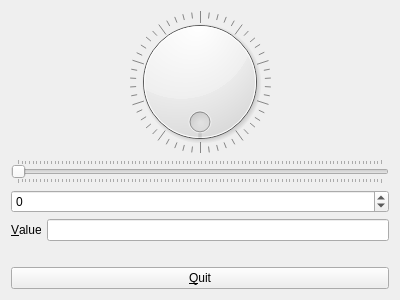
<?xml version="1.0" encoding="UTF-8"?>
<ui version="4.0">
 <class>Widget</class>
 <widget class="QWidget" name="Widget">
  <property name="geometry">
   <rect>
    <x>0</x>
    <y>0</y>
    <width>400</width>
    <height>300</height>
   </rect>
  </property>
  <property name="windowTitle">
   <string>Widget</string>
  </property>
  <layout class="QVBoxLayout" name="verticalLayout">
   <item>
    <widget class="QDial" name="dial">
     <property name="wrapping">
      <bool>true</bool>
     </property>
     <property name="notchesVisible">
      <bool>true</bool>
     </property>
    </widget>
   </item>
   <item>
    <widget class="QSlider" name="horizontalSlider">
     <property name="orientation">
      <enum>Qt::Horizontal</enum>
     </property>
     <property name="tickPosition">
      <enum>QSlider::TicksBothSides</enum>
     </property>
    </widget>
   </item>
   <item>
    <widget class="QSpinBox" name="spinBox">
     <property name="wrapping">
      <bool>true</bool>
     </property>
    </widget>
   </item>
   <item>
    <layout class="QHBoxLayout" name="horizontalLayout">
     <item>
      <widget class="QLabel" name="label">
       <property name="text">
        <string>&amp;Value</string>
       </property>
       <property name="buddy">
        <cstring>lineEdit</cstring>
       </property>
      </widget>
     </item>
     <item>
      <widget class="QLineEdit" name="lineEdit">
       <property name="inputMask">
        <string>99</string>
       </property>
      </widget>
     </item>
    </layout>
   </item>
   <item>
    <spacer name="verticalSpacer">
     <property name="orientation">
      <enum>Qt::Vertical</enum>
     </property>
     <property name="sizeType">
      <enum>QSizePolicy::Maximum</enum>
     </property>
     <property name="sizeHint" stdset="0">
      <size>
       <width>20</width>
       <height>20</height>
      </size>
     </property>
    </spacer>
   </item>
   <item>
    <widget class="QPushButton" name="pushButton">
     <property name="text">
      <string>&amp;Quit</string>
     </property>
    </widget>
   </item>
  </layout>
 </widget>
 <layoutdefault spacing="6" margin="11"/>
 <resources/>
 <connections>
  <connection>
   <sender>dial</sender>
   <signal>valueChanged(int)</signal>
   <receiver>horizontalSlider</receiver>
   <slot>setValue(int)</slot>
   <hints>
    <hint type="sourcelabel">
     <x>65</x>
     <y>68</y>
    </hint>
    <hint type="destinationlabel">
     <x>73</x>
     <y>124</y>
    </hint>
   </hints>
  </connection>
  <connection>
   <sender>horizontalSlider</sender>
   <signal>valueChanged(int)</signal>
   <receiver>spinBox</receiver>
   <slot>setValue(int)</slot>
   <hints>
    <hint type="sourcelabel">
     <x>122</x>
     <y>126</y>
    </hint>
    <hint type="destinationlabel">
     <x>120</x>
     <y>155</y>
    </hint>
   </hints>
  </connection>
  <connection>
   <sender>spinBox</sender>
   <signal>valueChanged(int)</signal>
   <receiver>dial</receiver>
   <slot>setValue(int)</slot>
   <hints>
    <hint type="sourcelabel">
     <x>240</x>
     <y>153</y>
    </hint>
    <hint type="destinationlabel">
     <x>246</x>
     <y>96</y>
    </hint>
   </hints>
  </connection>
  <connection>
   <sender>spinBox</sender>
   <signal>valueChanged(QString)</signal>
   <receiver>lineEdit</receiver>
   <slot>setText(QString)</slot>
   <hints>
    <hint type="sourcelabel">
     <x>187</x>
     <y>162</y>
    </hint>
    <hint type="destinationlabel">
     <x>198</x>
     <y>197</y>
    </hint>
   </hints>
  </connection>
  <connection>
   <sender>pushButton</sender>
   <signal>clicked()</signal>
   <receiver>Widget</receiver>
   <slot>close()</slot>
   <hints>
    <hint type="sourcelabel">
     <x>41</x>
     <y>265</y>
    </hint>
    <hint type="destinationlabel">
     <x>27</x>
     <y>236</y>
    </hint>
   </hints>
  </connection>
 </connections>
</ui>
